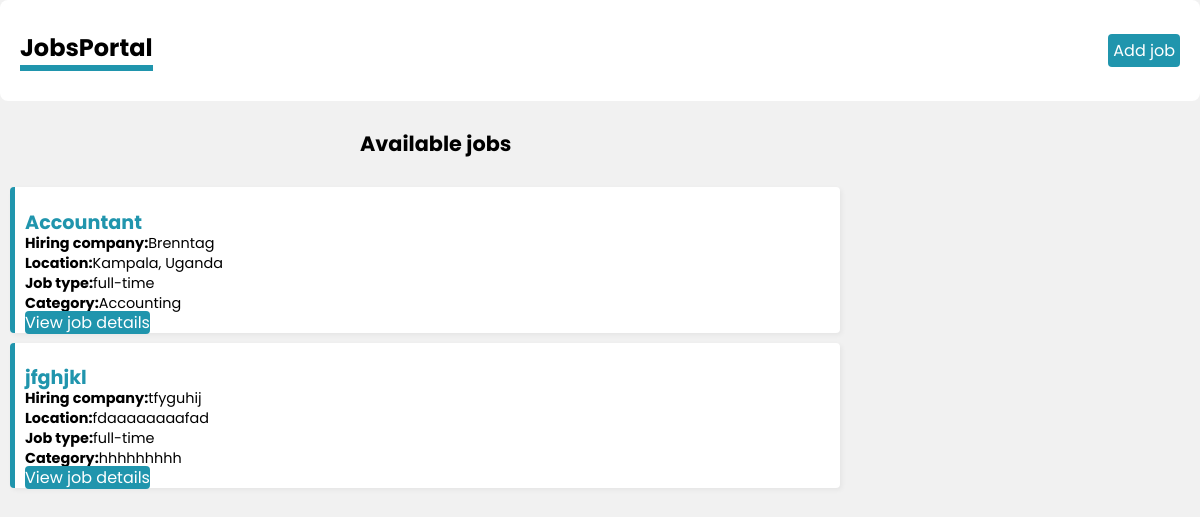
The app's page /jobs/, older data.
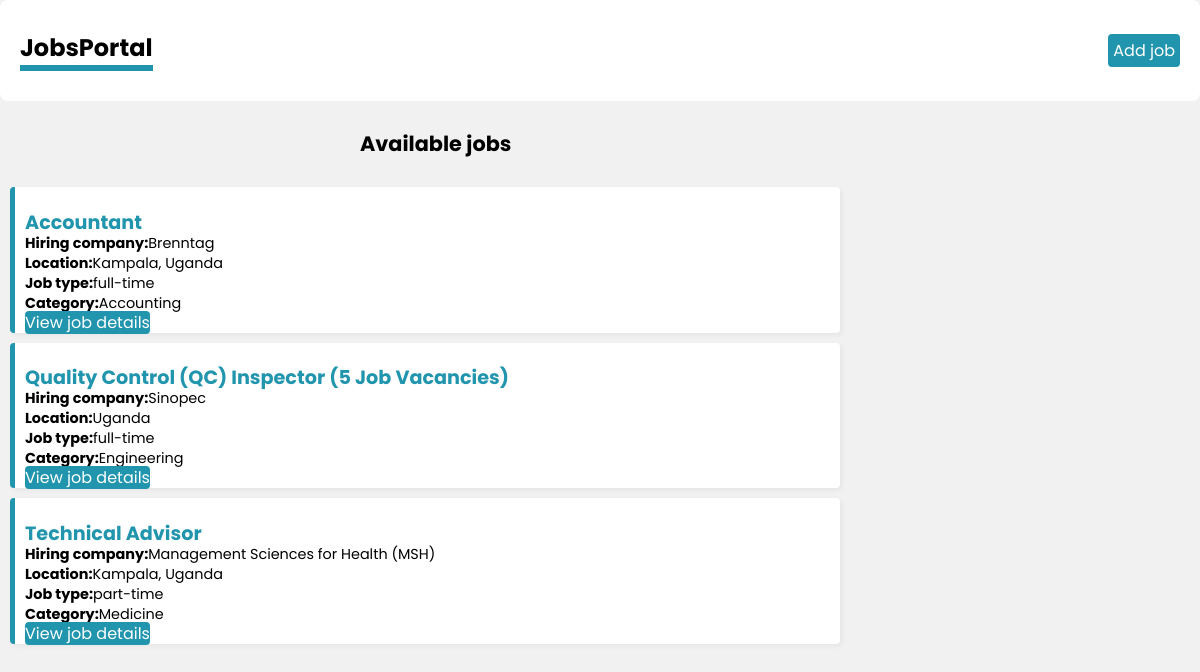
The same page, newer data.
### jobs/models.py (models this page shows, shortened)
class Jobs(models.Model):
    title = models.CharField(max_length=30,null=True)
    description = models.TextField(null=True)
    company = models.CharField(max_length=30,null=True)
    email = models.CharField(max_length=25,null=True)
    location = models.CharField(max_length=20,null=True)
    salary = models.CharField(max_length=30,null=True)
    jobtype = models.CharField(max_length=30,null=True)
    category = models.CharField(max_length=20,null=True)
    contact = models.CharField(max_length=14,null=True)
    qualifications = models.TextField(null=True)
    skills = models.TextField(null=True)
    experience = models.TextField(null=True)
    aboutus = models.TextField(null=True)
    applicationmethod = models.TextField(null=True)

### jobs/views.py (the view)
# urls.py: path('', include('jobs.urls'))
def jobs(request):
    jobs = Jobs.objects.all()
    return render(request, 'jobs.html',{
        'jobs':jobs
    })

### templates/jobs.html (shortened to what this page needs)
{% extends "navbar.html" %}
{% block content %}
<!DOCTYPE html>
<html lang="en">
<head>
</head>
<body>
    <h4 class="head">Available jobs</h4>
    {% for job in jobs %}
        <div class="job">
            <h4>{{job.title}}</h4>
            <p><strong>Hiring company:</strong>{{job.company}}</p>
            <p><strong>Location:</strong>{{job.location}}</p>
            <p><strong>Job type:</strong>{{job.jobtype}}</p>
            <p><strong>Category:</strong>{{job.category}}</p>
            <a href="{% url 'details' job.id %}">View job details</a>
        </div>
    {% endfor %}
</body>
</html>
{% endblock %}

### templates/navbar.html (shortened to what this page needs)
{% load static %}
<!DOCTYPE html>
<html lang="en">
<head>
    <link rel="stylesheet" href="{% static 'styles/styles.css' %}">
</head>
<body>
    <nav>
        <div class="container">
            <h2>JobsPortal</h2>
            <div class="links">
                <ul>
                    <li><a href="{% url 'newjob' %}">Add job</a></li>
                </ul>
            </div>
        </div>
    </nav>
    {% block content %}
    {% endblock %}
</body>
</html>

### JobPortal/static/styles/styles.css (style rules this page uses)
body { font-family: 'Poppins', sans-serif; margin: 0; box-sizing: border-box; background: #f1f1f1; }
nav { background: #fff; border-radius: 8px; max-width: 1300px; padding: 0px 0px; }
nav .container { margin: 0 auto; padding: 10px 20px; display: flex; align-items: center; justify-content: space-between; }
.container h2 { font-size: 1.5em; }
.links ul { display: flex; gap: 16px; list-style-type: none; }
.links ul li a { text-decoration: none; color: #000; }

### templates/navbar.html (style rules this page uses)
.container h2 { border-bottom: 6px solid #2095ad; }
body { font-family: 'Poppins', sans-serif; margin: 0; box-sizing: border-box; background: #f1f1f1; }
nav { background: #fff; border-radius: 8px; max-width: 1300px; padding: 0px 0px; }
nav .container { margin: 0 auto; padding: 10px 20px; display: flex; align-items: center; justify-content: space-between; }
.container h2 { font-size: 1.5em; }
.links ul { display: flex; gap: 16px; list-style-type: none; }
.links ul li a { text-decoration: none; color: #fff; background: #2095ad; padding: 5px; border-radius: 4px; }

### templates/jobs.html (style rules this page uses)
.job { background: #fff; border-radius: 4px; border-left: 5px solid #2095ad; margin-left: 10px; padding: 10px; margin-bottom: 10px; position: relative; box-shadow: 2px 2px 5px rgba(0,0,0,0.05); line-height: 0; margin-right: 30%; }
.job h4 { margin-bottom: 20px; color: #2095ad; font-size: 1.2em; }
.job p { margin-bottom: 20px; font-size: 0.9em; }
.job a { background: #2095ad; border-radius: 4px; text-decoration: none; color: #fff; }
.head { margin-left: 30%; font-size: 1.3em; }

Row changes from the older to the newer data that the page shows:
removed Jobs: title "jfghjkl", company "tfyguhij", location "fdaaaaaaaafad", jobtype "full-time", category "hhhhhhhhh"
added Jobs: title "Quality Control (QC) Inspector (5 Job Vacancies)", company "Sinopec", location "Uganda", jobtype "full-time", category "Engineering"
added Jobs: title "Technical Advisor", company "Management Sciences for Health (MSH)", location "Kampala, Uganda", jobtype "part-time", category "Medicine"
